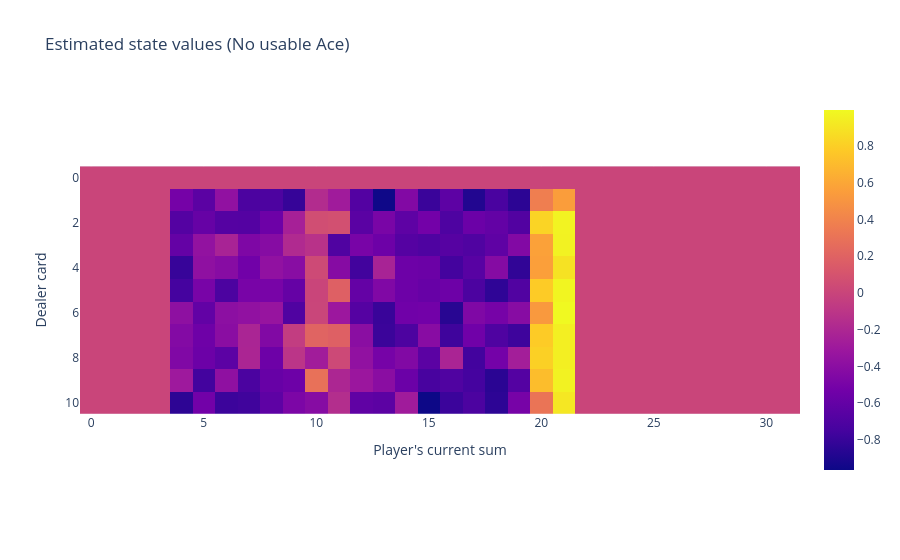

This figure's notebook cell:
### Code cell
import plotly.express as px

no_ace = np.transpose(agent.V)[0]
ace = np.transpose(agent.V)[1]
fig = px.imshow(
    no_ace,
    title="Estimated state values (No usable Ace)",
    labels={
        "x": "Player's current sum",
        "y": "Dealer card"
    }
)
fig.show()
fig.write_image("V_no_ace.png")

### Figure 1 — Plotly figure (JSON) as saved in the notebook; plotly's stock layout.template omitted (floating-point values rounded to 4 significant figures; data arrays with more than 128 entries replaced by an {"elided": "..."} marker saying what was removed)
{"data": [{"coloraxis": "coloraxis", "hovertemplate": "Player's current sum: %{x}<br>Dealer card: %{y}<br>color: %{z}<extra></extra>", "name": "0", "type": "heatmap", "xaxis": "x", "yaxis": "y", "z": {"elided": "11x32 float values"}}], "layout": {"coloraxis": {"colorscale": [[0, "#0d0887"], [0.1111, "#46039f"], [0.2222, "#7201a8"], [0.3333, "#9c179e"], [0.4444, "#bd3786"], [0.5556, "#d8576b"], [0.6667, "#ed7953"], [0.7778, "#fb9f3a"], [0.8889, "#fdca26"], [1, "#f0f921"]]}, "title": {"text": "Estimated state values (No usable Ace)"}, "xaxis": {"anchor": "y", "constrain": "domain", "domain": [0, 1], "scaleanchor": "y", "title": {"text": "Player's current sum"}}, "yaxis": {"anchor": "x", "autorange": "reversed", "constrain": "domain", "domain": [0, 1], "title": {"text": "Dealer card"}}}}
